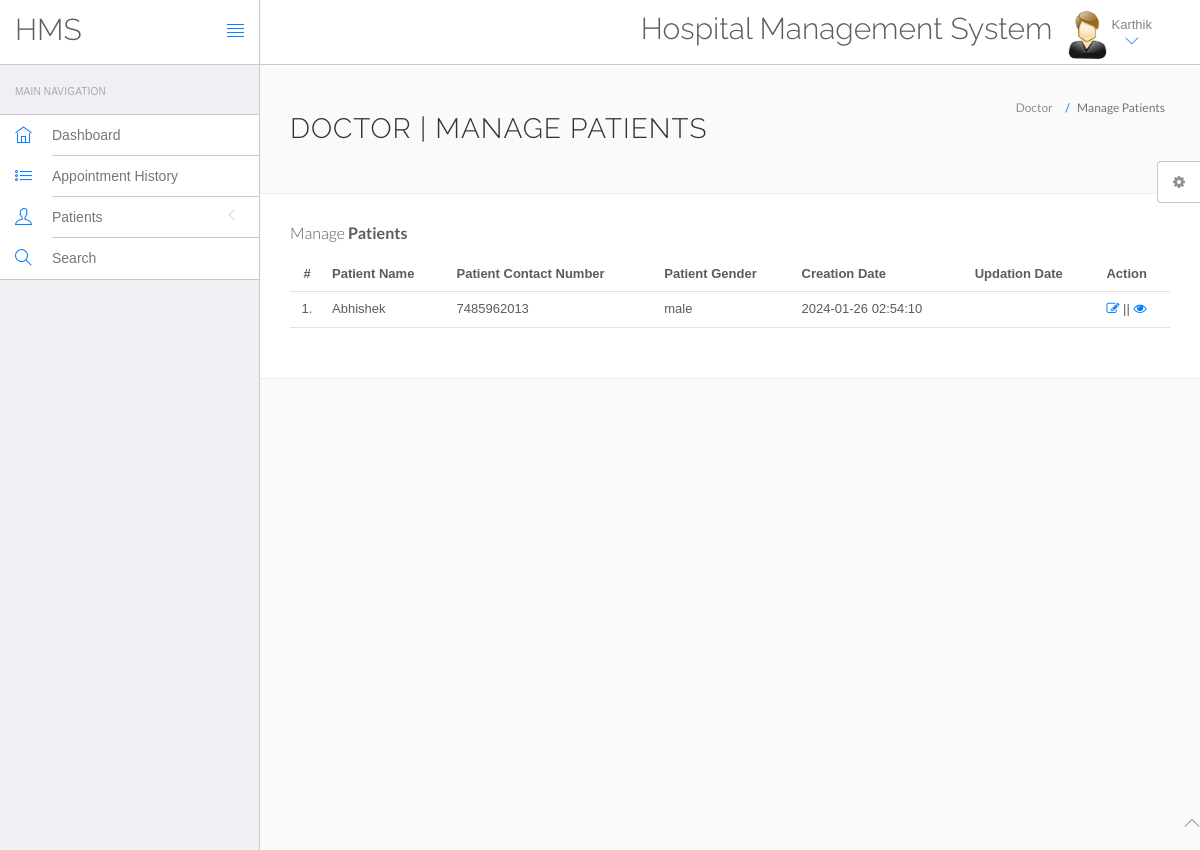
/hospital/hms/doctor/manage-patient.php (signed in), run on an earlier commit of the app's database.
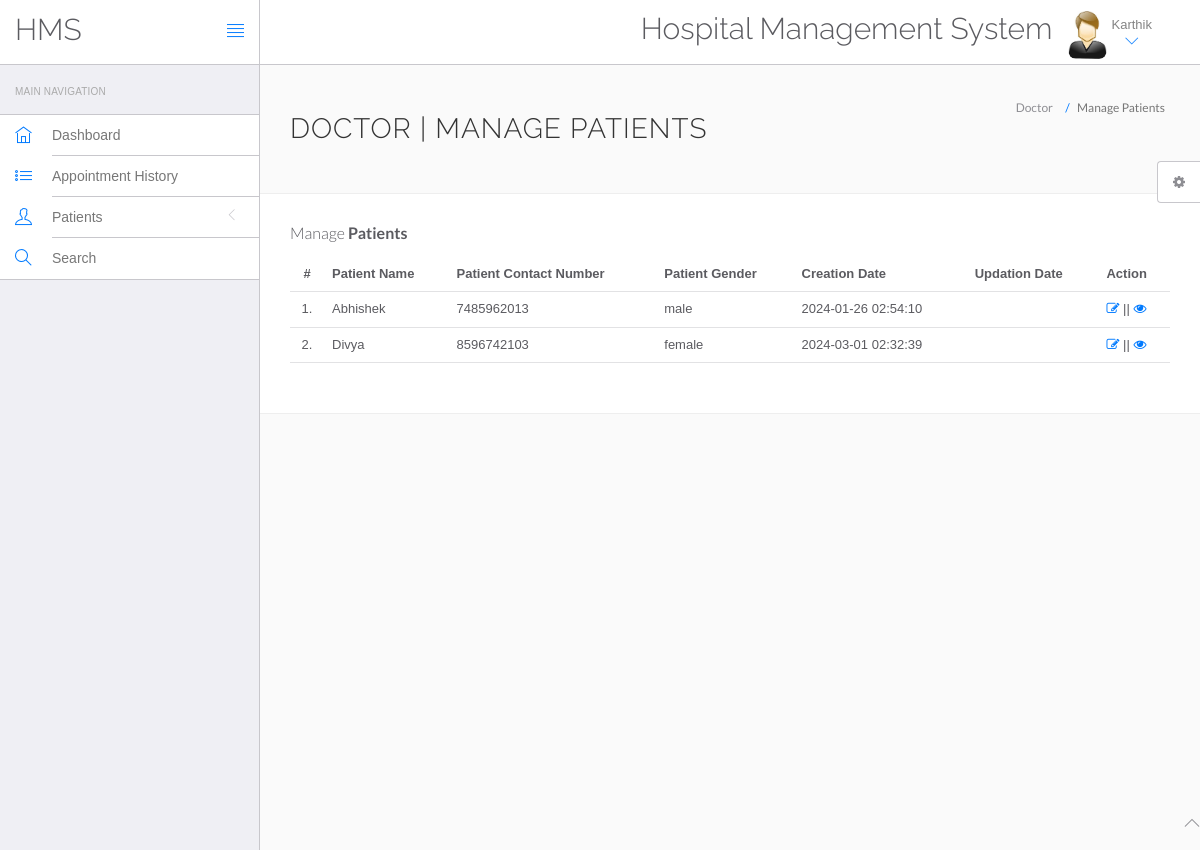
And on a later commit of the database.
### tables this page shows
CREATE TABLE `doctors` (
  `id` int(11) NOT NULL,
  `specilization` varchar(255) DEFAULT NULL,
  `doctorName` varchar(255) DEFAULT NULL,
  `address` longtext DEFAULT NULL,
  `docFees` varchar(255) DEFAULT NULL,
  `contactno` bigint(11) DEFAULT NULL,
  `docEmail` varchar(255) DEFAULT NULL,
  `password` varchar(255) DEFAULT NULL,
  `creationDate` timestamp NULL DEFAULT current_timestamp(),
  `updationDate` timestamp NULL DEFAULT NULL ON UPDATE current_timestamp()
);

CREATE TABLE `tblpatient` (
  `ID` int(10) NOT NULL,
  `Docid` int(10) DEFAULT NULL,
  `PatientName` varchar(200) DEFAULT NULL,
  `PatientContno` bigint(10) DEFAULT NULL,
  `PatientEmail` varchar(200) DEFAULT NULL,
  `PatientGender` varchar(50) DEFAULT NULL,
  `PatientAdd` mediumtext DEFAULT NULL,
  `PatientAge` int(10) DEFAULT NULL,
  `PatientMedhis` mediumtext DEFAULT NULL,
  `CreationDate` timestamp NULL DEFAULT current_timestamp(),
  `UpdationDate` timestamp NULL DEFAULT NULL ON UPDATE current_timestamp()
);

### hospital/hms/doctor/manage-patient.php (the view, shortened to what this page needs)
<?php
include('include/config.php');
if(strlen($_SESSION['id']==0)) {
 header('location:logout.php');
  } else{
?>
<!DOCTYPE html>
<html lang="en">
	<head>
		<link rel="stylesheet" href="vendor/bootstrap/css/bootstrap.min.css">
		<link rel="stylesheet" href="vendor/fontawesome/css/font-awesome.min.css">
		<link rel="stylesheet" href="vendor/themify-icons/themify-icons.min.css">
		<link href="vendor/animate.css/animate.min.css" rel="stylesheet" media="screen">
		<link href="vendor/perfect-scrollbar/perfect-scrollbar.min.css" rel="stylesheet" media="screen">
		<link href="vendor/switchery/switchery.min.css" rel="stylesheet" media="screen">
		<link href="vendor/bootstrap-touchspin/jquery.bootstrap-touchspin.min.css" rel="stylesheet" media="screen">
		<link href="vendor/select2/select2.min.css" rel="stylesheet" media="screen">
		<link href="vendor/bootstrap-datepicker/bootstrap-datepicker3.standalone.min.css" rel="stylesheet" media="screen">
		<link href="vendor/bootstrap-timepicker/bootstrap-timepicker.min.css" rel="stylesheet" media="screen">
		<link rel="stylesheet" href="assets/css/styles.css">
		<link rel="stylesheet" href="assets/css/plugins.css">
		<link rel="stylesheet" href="assets/css/themes/theme-1.css" id="skin_color" />
	</head>
	<body>
		<div id="app">
<?php include('include/sidebar.php');?>
<div class="app-content">
<?php include('include/header.php');?>
<div class="main-content" >
<div class="wrap-content container" id="container">
<section id="page-title">
<div class="row">
<div class="col-sm-8">
<h1 class="mainTitle">Doctor | Manage Patients</h1>
</div>
<ol class="breadcrumb">
<li>
<span>Doctor</span>
</li>
<li class="active">
<span>Manage Patients</span>
</li>
</ol>
</div>
</section>
<div class="container-fluid container-fullw bg-white">
<div class="row">
<div class="col-md-12">
<h5 class="over-title margin-bottom-15">Manage <span class="text-bold">Patients</span></h5>
<table class="table table-hover" id="sample-table-1">
<thead>
<tr>
<th class="center">#</th>
<th>Patient Name</th>
<th>Patient Contact Number</th>
<th>Patient Gender </th>
<th>Creation Date </th>
<th>Updation Date </th>
<th>Action</th>
</tr>
</thead>
<tbody>
<?php
$docid=$_SESSION['id'];
$sql=mysqli_query($con,"select * from tblpatient where Docid='$docid' ");
$cnt=1;
while($row=mysqli_fetch_array($sql))
{
?>
<tr>
<td class="center"><?php echo $cnt;?>.</td>
<td class="hidden-xs"><?php echo $row['PatientName'];?></td>
<td><?php echo $row['PatientContno'];?></td>
<td><?php echo $row['PatientGender'];?></td>
<td><?php echo $row['CreationDate'];?></td>
<td><?php echo $row['UpdationDate'];?>
</td>
<td>
<a href="edit-patient.php?editid=<?php echo $row['ID'];?>"><i class="fa fa-edit"></i></a> || <a href="view-patient.php?viewid=<?php echo $row['ID'];?>"><i class="fa fa-eye"></i></a>
</td>
</tr>
<?php
$cnt=$cnt+1;
 }?></tbody>
</table>
</div>
</div>
</div>
</div>
</div>
</div>
</div>
	<?php include('include/footer.php');?>
	<?php include('include/setting.php');?>
	</body>
</html>
<?php } ?>

### hospital/hms/doctor/include/header.php (shortened to what this page needs)
<header class="navbar navbar-default navbar-static-top">
					<div class="navbar-header">
						<a class="navbar-brand" href="#">
							<h2 style="padding-top:20% ">HMS</h2>
						</a>
						<a href="#" class="sidebar-toggler pull-right visible-md visible-lg" data-toggle-class="app-sidebar-closed" data-toggle-target="#app">
							<i class="ti-align-justify"></i>
						</a>
					</div>
					<div class="navbar-collapse collapse">
						<ul class="nav navbar-right">
								<li  style="padding-top:2% ">
								<h2>Hospital Management System</h2>
							</li>
							<li class="dropdown current-user">
								<a href class="dropdown-toggle" data-toggle="dropdown">
									<img src="assets/images/images.jpg" > <span class="username">
									<?php $query=mysqli_query($con,"select doctorName from doctors where id='".$_SESSION['id']."'");
while($row=mysqli_fetch_array($query))
{
	echo $row['doctorName'];
}
									?> <i class="ti-angle-down"></i></i></span>
								</a>
							</li>
						</ul>
					</div>
				</header>

What changed in the data, as far as the page shows it:
added tblpatient: PatientName "Divya", PatientContno "8596742103", PatientGender "female", CreationDate "2024-03-01 02:32:39"
